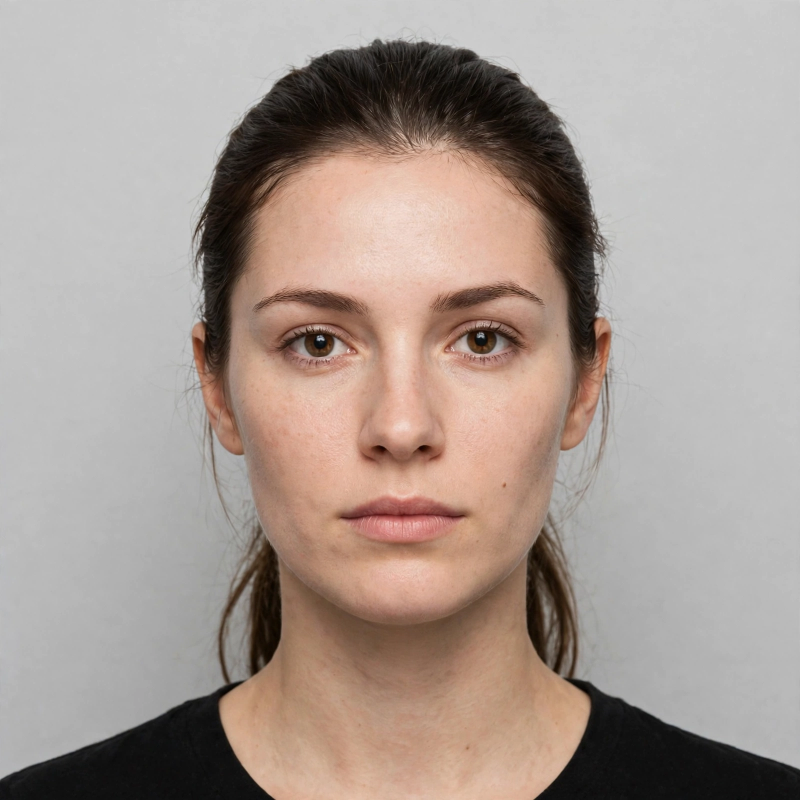
#> input picture portrait.png, 1600 x 1600 px (shown at 1/2 size)
$ python build_image.py
#> lines starting #> are read from the running program, lines starting #| are printed output that depends on the picture
#!/usr/bin/env python3
"""Build entry.png: an open passport spread for the invented Republic of
Talveria. Drawn programmatically with Pillow; the portrait is a generated
photo (portrait.png) cropped to passport size.

Travel history (all dates agree; passport issued 02 JUN 2026 in Miren):
  02 JUN 2026  passport issued, Miren (valid to 02 JUN 2036)
  12 JUN 2026  Ostavia visa issued in Miren, valid 18 JUN - 17 JUL 2026
  18 JUN 2026  depart Talveria (Miren Airport) / arrive Ostavia (Kalden)
  25 JUN 2026  depart Ostavia (Kalden)
  26 JUN 2026  arrive Belmar (Velgrad)
  09 JUL 2026  depart Belmar (Velgrad) / arrive Talveria (Miren)
Telling paperwork detail: the Ostavia visa condition
"NO EMPLOYMENT - TOURIST ONLY" plus the fee stamp "FEE PAID - 40 TALER",
and bilingual (Talverian / English) field labels on the data page.
"""

import math
from pathlib import Path

from PIL import Image, ImageDraw, ImageFont

HERE = Path(__file__).resolve().parent
OUT = HERE / "entry.png"

W, H = 1024, 1024

# ---- fonts ---------------------------------------------------------------
SERIF = "/usr/share/fonts/truetype/liberation/LiberationSerif-Regular.ttf"
SERIF_B = "/usr/share/fonts/truetype/liberation/LiberationSerif-Bold.ttf"
SERIF_I = "/usr/share/fonts/truetype/liberation/LiberationSerif-Italic.ttf"
SANS = "/usr/share/fonts/truetype/liberation/LiberationSans-Regular.ttf"
SANS_B = "/usr/share/fonts/truetype/liberation/LiberationSans-Bold.ttf"
MONO = "/usr/share/fonts/truetype/liberation/LiberationMono-Regular.ttf"
MONO_B = "/usr/share/fonts/truetype/liberation/LiberationMono-Bold.ttf"


def font(path, size):
    return ImageFont.truetype(path, size)


# ---- colours ---------------------------------------------------------------
INK = (32, 32, 34)
MUTED = (110, 104, 92)
PAGE = (246, 241, 228)
PAGE_EDGE = (214, 205, 188)
NAVY = (24, 48, 96)
GOLD = (150, 118, 52)
BLUE_INK = (28, 62, 140)
PURPLE_INK = (112, 42, 108)
RED_INK = (158, 32, 32)
GREEN_INK = (28, 104, 62)


# ---- MRZ (ICAO 9303 TD3, check digits 7-3-1) ------------------------------
def check_digit(s):
    vals = {c: i for i, c in enumerate("0123456789ABCDEFGHIJKLMNOPQRSTUVWXYZ")}
    total = 0
    for i, ch in enumerate(s):
        v = 0 if ch == "<" else vals[ch]
        total += v * (7, 3, 1)[i % 3]
    return str(total % 10)


def mrz_lines():
    line1 = "P<TALVELDEN<<MARA<ILSA"
    line1 = line1 + "<" * (44 - len(line1))
    doc = "TV4829167"
    dob = "980314"   # 14 MAR 1998
    exp = "360602"   # 02 JUN 2036
    personal = "<" * 14
    line2 = (
        doc + check_digit(doc)
        + "TAL" + dob + check_digit(dob)
        + "F" + exp + check_digit(exp)
        + personal + check_digit(personal)
    )
    composite_src = line2[:10] + line2[13:20] + line2[21:28] + line2[28:43]
    line2 = line2 + check_digit(composite_src)
    assert len(line1) == 44 and len(line2) == 44, (len(line1), len(line2))
    return line1, line2


# ---- helpers ---------------------------------------------------------------
def text_c(draw, cx, y, s, f, fill=INK):
    draw.text((cx - draw.textlength(s, font=f) / 2, y), s, font=f, fill=fill)


def text_l(draw, x, y, s, f, fill=INK):
    draw.text((x, y), s, font=f, fill=fill)


def guilloche(draw, x0, y0, x1, y1, step=26, alpha=14):
    """Faint diagonal security lines across a page."""
    layer = Image.new("RGBA", (x1 - x0, y1 - y0), (0, 0, 0, 0))
    d = ImageDraw.Draw(layer)
    w, h = x1 - x0, y1 - y0
    for k in range(-h, w + h, step):
        d.line([(k, 0), (k + h, h)], fill=(120, 100, 60, alpha), width=1)
    return layer


def coat_of_arms(draw, cx, cy, r, colour=NAVY):
    """Simple emblem: ring, three mountain peaks, a star above."""
    draw.ellipse([cx - r, cy - r, cx + r, cy + r], outline=colour, width=3)
    draw.ellipse([cx - r + 5, cy - r + 5, cx + r - 5, cy + r - 5],
                 outline=colour, width=1)
    # mountains
    base = cy + r * 0.45
    draw.polygon([(cx - r * 0.62, base), (cx - r * 0.18, cy - r * 0.25),
                  (cx + r * 0.12, base)], fill=colour)
    draw.polygon([(cx - r * 0.28, base), (cx + r * 0.12, cy - r * 0.45),
                  (cx + r * 0.62, base)], fill=colour)
    # star
    sx, sy, sr = cx, cy - r * 0.62, r * 0.16
    pts = []
    for i in range(10):
        ang = -math.pi / 2 + i * math.pi / 5
        rr = sr if i % 2 == 0 else sr * 0.45
        pts.append((sx + rr * math.cos(ang), sy + rr * math.sin(ang)))
    draw.polygon(pts, fill=GOLD)


def stamp(base, cx, cy, w, h, lines, colour, angle, fonts):
    """One ink entry/exit stamp, drawn on its own layer and rotated."""
    layer = Image.new("RGBA", (w + 40, h + 40), (0, 0, 0, 0))
    d = ImageDraw.Draw(layer)
    x0, y0, x1, y1 = 20, 20, 20 + w, 20 + h
    d.rounded_rectangle([x0, y0, x1, y1], radius=8,
                        outline=colour + (255,), width=3)
    d.rounded_rectangle([x0 + 5, y0 + 5, x1 - 5, y1 - 5], radius=5,
                        outline=colour + (200,), width=1)
    total = sum(f.getbbox(t)[3] + 4 for t, f in lines)
    y = y0 + (h - total) / 2 + 2
    for t, f in lines:
        text_c(d, x0 + w / 2, y, t, f, fill=colour + (235,))
        y += f.getbbox(t)[3] + 4
    layer = layer.rotate(angle, resample=Image.BICUBIC, expand=False)
    base.alpha_composite(layer, (int(cx - w / 2 - 20), int(cy - h / 2 - 20)))


# ---- build -----------------------------------------------------------------
def build():
    img = Image.new("RGB", (W, H), (38, 33, 28))
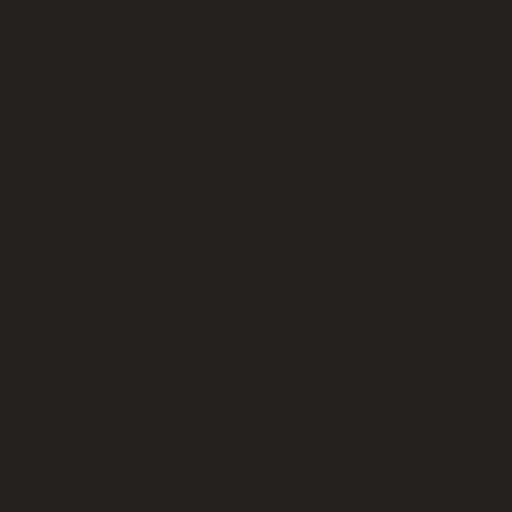
#> img: PIL image 1024x1024 RGB (shown at 1/2 size); mean R, G, B 38, 33, 28
    d = ImageDraw.Draw(img, "RGBA")
    # desk: soft vertical gradient + vignette
    for y in range(H):
        t = y / H
        d.line([(0, y), (W, y)],
               fill=(int(52 - 22 * t), int(46 - 20 * t), int(40 - 18 * t)))
    # page shadows
    for (x0, y0, x1, y1) in [(36, 130, 506, 870), (518, 130, 988, 870)]:
        d.rectangle([x0 + 6, y0 + 8, x1 + 6, y1 + 8], fill=(0, 0, 0, 160))

    pages = Image.new("RGBA", (W, H), (0, 0, 0, 0))
#> pages: PIL image 1024x1024 RGBA; every value is 0
    pd = ImageDraw.Draw(pages)

    # ---- page bodies ------------------------------------------------------
    for (x0, y0, x1, y1) in [(36, 130, 506, 870), (518, 130, 988, 870)]:
        pd.rectangle([x0, y0, x1, y1], fill=PAGE + (255,),
                     outline=PAGE_EDGE + (255,), width=2)
        g = guilloche(pd, x0 + 2, y0 + 2, x1 - 2, y1 - 2)
        pages.alpha_composite(g, (x0 + 2, y0 + 2))
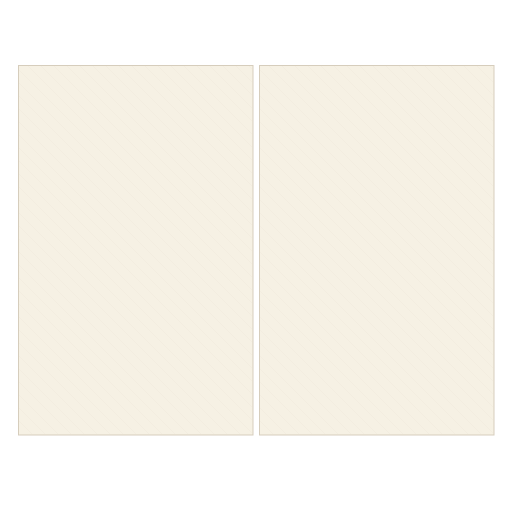
#> pages: PIL image 1024x1024 RGBA (shown at 1/2 size); mean R, G, B, A 163.3, 159.9, 151.2, 169.7; transparent parts drawn white
    # centre gutter shadow
    pd.rectangle([504, 130, 520, 870], fill=(0, 0, 0, 60))

    # ================= LEFT PAGE: data page ===============================
    lx, ly, lw = 36, 130, 470
    cx = lx + lw // 2

    coat_of_arms(pd, cx, ly + 46, 27)
    text_c(pd, cx, ly + 82, "REPUBLIC OF TALVERIA", font(SERIF_B, 22))
    text_c(pd, cx, ly + 110, "REPUBLIKA TALVERIJA  ·  PASSPORT — PUTOVNICA",
           font(SANS, 11), fill=MUTED)
    pd.line([(lx + 26, ly + 134), (lx + lw - 26, ly + 134)],
            fill=NAVY + (255,), width=2)

    # portrait
    portrait = Image.open(HERE / "portrait.png").convert("RGB")
#> portrait is the input picture: PIL image 1600x1600 RGB; mean R, G, B 168.1, 154.4, 147
    crop = portrait.crop((450, 60, 1150, 970)).resize((148, 192),
                                                     Image.LANCZOS)
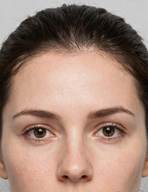
#> crop: PIL image 148x192 RGB; mean R, G, B 161.8, 132.7, 118.4
    px, py = lx + 26, ly + 152
    pd.rectangle([px - 2, py - 2, px + 150, py + 194],
                 outline=NAVY + (255,), width=2)
    pages.paste(crop, (px, py))
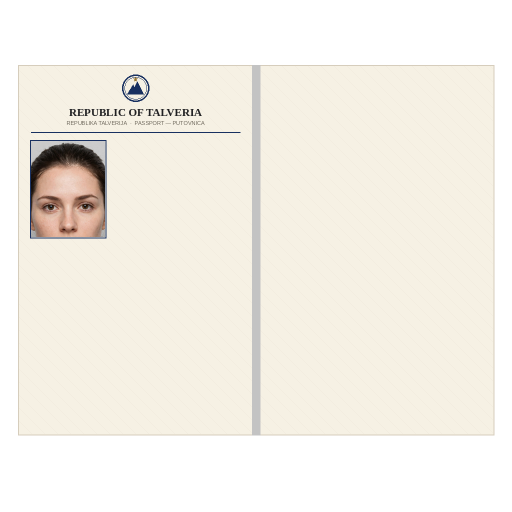
#> pages: PIL image 1024x1024 RGBA (shown at 1/2 size); mean R, G, B, A 159, 155.1, 146.6, 169.4; transparent parts drawn white
    # signature under portrait
    text_c(pd, px + 74, py + 204, "Mara Ilsa Velden", font(SERIF_I, 17))
    pd.line([(px, py + 228), (px + 148, py + 228)], fill=INK + (255,), width=1)
    text_c(pd, px + 74, py + 234, "HOLDER'S SIGNATURE / POTPIS",
           font(SANS, 9), fill=MUTED)

    # data fields, right of portrait
    fx = lx + 198
    fields = [
        ("SURNAME / PREZIME", "VELDEN"),
        ("GIVEN NAMES / IMENA", "MARA ILSA"),
        ("NATIONALITY / DRŽAVLJANSTVO", "TALVERIAN"),
        ("DATE OF BIRTH / DATUM ROĐENJA", "14 MAR 1998"),
        ("PLACE OF BIRTH / MJESTO ROĐENJA", "MIREN"),
        ("SEX / SPOL", "F"),
    ]
    y = ly + 152
    for label, value in fields:
        text_l(pd, fx, y, label, font(SANS, 10), fill=MUTED)
        text_l(pd, fx, y + 13, value, font(SANS_B, 16))
        y += 36
#> after the loop, y = 498

    pd.line([(lx + 26, ly + 400), (lx + lw - 26, ly + 400)],
            fill=PAGE_EDGE + (255,), width=1)

    # lower block: two columns
    y0 = ly + 416
    col2 = lx + 252
    left_rows = [
        ("DATE OF ISSUE / DATUM IZDAVANJA", "02 JUN 2026"),
        ("DATE OF EXPIRY / DATUM ISTEKA", "02 JUN 2036"),
        ("AUTHORITY / TIJELO", "MINISTRY OF THE INTERIOR"),
        ("", "MIREN"),
    ]
    right_rows = [
        ("PLACE OF ISSUE / MJESTO", "MIREN"),
        ("PASSPORT No. / BROJ", "TV 4829167"),
        ("TYPE / VRSTA", "P"),
        ("CODE / KOD", "TAL"),
    ]
    for rows, x in ((left_rows, lx + 26), (right_rows, col2)):
        y = y0
        for label, value in rows:
            if label:
                text_l(pd, x, y, label, font(SANS, 10), fill=MUTED)
            text_l(pd, x, y + 13, value, font(SANS_B, 15))
            y += 36

    text_c(pd, cx, ly + 566,
           "The holder is a citizen of the Republic of Talveria.",
           font(SERIF_I, 12), fill=MUTED)
    text_c(pd, cx, ly + 586, "THIS PASSPORT CONTAINS 32 PAGES",
           font(SANS, 9), fill=MUTED)

    # MRZ
    l1, l2 = mrz_lines()
    pd.line([(lx + 26, ly + 616), (lx + lw - 26, ly + 616)],
            fill=NAVY + (255,), width=1)
    mrz = font(MONO, 15)
    text_l(pd, lx + 26, ly + 626, l1, mrz)
    text_l(pd, lx + 26, ly + 648, l2, mrz)

    # ================= RIGHT PAGE: visas & stamps =========================
    rx, ry, rw = 518, 130, 470
    rcx = rx + rw // 2
    text_c(pd, rcx, ry + 24, "VISAS", font(SERIF_B, 19))
    text_c(pd, rcx, ry + 50, "VIZE  ·  ENDORSEMENTS", font(SANS, 10),
           fill=MUTED)
    pd.line([(rx + 26, ry + 72), (rx + rw - 26, ry + 72)],
            fill=NAVY + (255,), width=2)

    # --- Ostavia visa sticker ---------------------------------------------
    vx0, vy0, vx1, vy1 = rx + 24, ry + 88, rx + rw - 24, ry + 308
    pd.rounded_rectangle([vx0, vy0, vx1, vy1], radius=6,
                         fill=(223, 232, 242, 255),
                         outline=NAVY + (255,), width=2)
    pd.rectangle([vx0, vy0, vx1, vy0 + 30], fill=NAVY + (255,))
    text_c(pd, (vx0 + vx1) // 2, vy0 + 7, "VISA  ·  REPUBLIC OF OSTAVIA",
           font(SANS_B, 14), fill=(255, 255, 255))
    vfields = [
        ("Type / Vrsta", "C — TOURIST"),
        ("Entries / Ulazaka", "SINGLE"),
        ("Valid from / Od", "18 JUN 2026"),
        ("Valid until / Do", "17 JUL 2026"),
        ("Duration of stay", "30 DAYS"),
        ("Issued at / Izdano u", "MIREN, 12 JUN 2026"),
        ("Visa No.", "OSV-771204"),
    ]
    y = vy0 + 42
    for label, value in vfields:
        text_l(pd, vx0 + 14, y, label, font(SANS, 11), fill=MUTED)
        text_l(pd, vx0 + 168, y, value, font(SANS_B, 12))
        y += 19
#> after the loop, y = 393
    text_c(pd, (vx0 + vx1) // 2, vy0 + 176,
           "CONDITION: NO EMPLOYMENT — TOURIST ONLY",
           font(SANS_B, 12), fill=RED_INK)
    # fee stamp: small red-bordered box at the sticker's bottom right
    fee = "FEE PAID · 40 TALER"
    fw = pd.textlength(fee, font=font(SANS_B, 11))
#> fw = 110.9
    fx0, fy0 = vx1 - 16 - int(fw) - 16, vy0 + 198
#> fx0 = 822; fy0 = 416
    pd.rectangle([fx0, fy0, fx0 + int(fw) + 16, fy0 + 18],
                 outline=RED_INK + (255,), width=2)
    text_l(pd, fx0 + 8, fy0 + 3, fee, font(SANS_B, 11), fill=RED_INK)

    # --- border stamps ------------------------------------------------------
    f_big = font(SANS_B, 13)
    f_mid = font(SANS_B, 12)
    f_small = font(SANS, 9)
    stamps = [
        ("DEPARTURE", "TALVERIA — MIREN AIRPORT", "18 JUN 2026",
         BLUE_INK, -4),
        ("ARRIVAL", "OSTAVIA — PORT OF KALDEN", "18 JUN 2026",
         BLUE_INK, 3),
        ("DEPARTURE", "OSTAVIA — KALDEN", "25 JUN 2026",
         PURPLE_INK, 5),
        ("ARRIVAL", "BELMAR — VELGRAD", "26 JUN 2026",
         GREEN_INK, -3),
        ("DEPARTURE", "BELMAR — VELGRAD", "09 JUL 2026",
         PURPLE_INK, 4),
        ("ARRIVAL", "TALVERIA — MIREN", "09 JUL 2026",
         RED_INK, -5),
    ]
    sx0, sy0 = rx + 26, ry + 330
    sw, sh, gap = 200, 108, 18
    for i, (kind, place, date, colour, angle) in enumerate(stamps):
        col, row = i % 2, i // 2
        cxp = sx0 + col * (sw + gap) + sw // 2
        cyp = sy0 + row * (sh + gap) + sh // 2
        stamp(pages, cxp, cyp, sw, sh,
              [(kind, f_big), (place, f_mid), (date, f_mid),
               ("BORDER CONTROL", f_small)],
              colour, angle, None)
#> this loop made 6 passes
#> pass 1, in stamp, `layer = layer.rotate(angle, resample=Image.BICUBIC, expand=False)`:
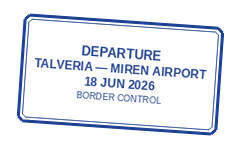
#> layer: PIL image 240x148 RGBA; mean R, G, B, A 4.6, 10.9, 25.4, 26.4; transparent parts drawn white
#> after the loop:
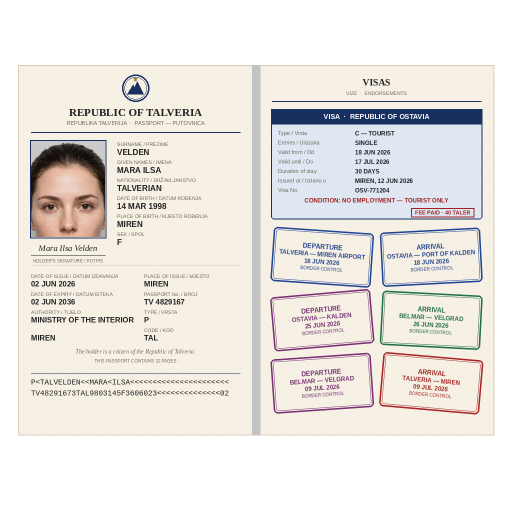
#> pages: PIL image 1024x1024 RGBA (shown at 1/2 size); mean R, G, B, A 148, 145, 140.3, 169.4; transparent parts drawn white

    text_c(pd, rcx, ry + 700, "— 12 —", font(SANS, 10), fill=MUTED)

    img.paste(pages, (0, 0), pages)
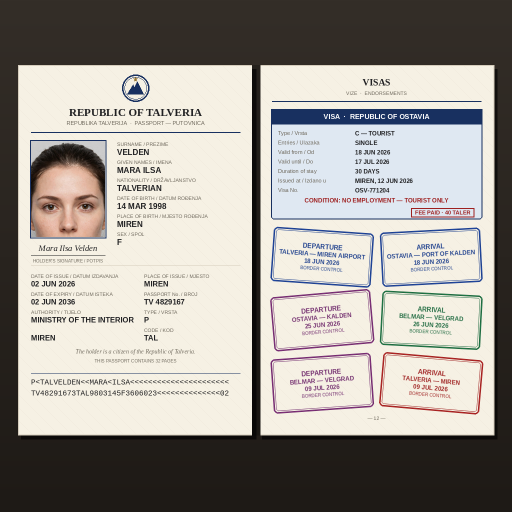
#> img: PIL image 1024x1024 RGB (shown at 1/2 size); mean R, G, B 161, 156.4, 150.2
    img.save(OUT, optimize=True)
    print(f"wrote {OUT} ({OUT.stat().st_size} bytes)")


if __name__ == "__main__":
    build()
